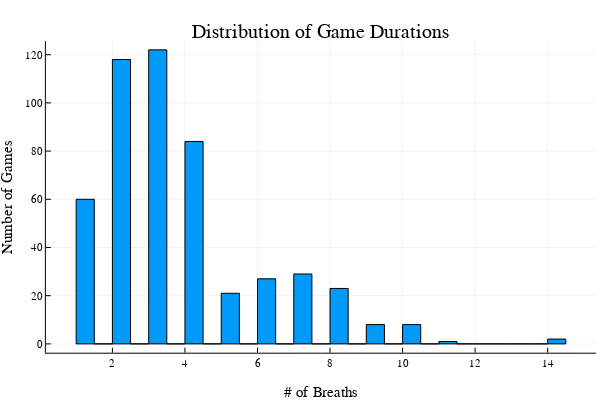

This figure's notebook cell:
### Markdown cell above
Let's check out the distribution of how many breaths each game is.

### Code cell
histogram(
    training_games[:,"duration"],
    title="Distribution of Game Durations",
    xlabel="# of Breaths",
    ylabel="Number of Games",
    legend=false
)

### Figure 1 — Plotly figure (JSON) as saved in the notebook; plotly's stock layout.template omitted (floating-point values rounded to 4 significant figures)
{"data": [{"fill": "tozeroy", "fillcolor": "rgba(0, 154, 250, 1.000)", "legendgroup": "y1", "line": {"color": "rgba(0, 0, 0, 1.000)", "dash": "solid", "width": 1}, "mode": "lines", "name": "y1", "showlegend": true, "type": "scatter", "x": [1, 1, 1.5, 1.5, 1, 1], "xaxis": "x1", "y": [60, 0, 0, 60, 60, 60], "yaxis": "y1"}, {"fill": "tozeroy", "fillcolor": "rgba(0, 154, 250, 1.000)", "legendgroup": "y1", "line": {"color": "rgba(0, 0, 0, 1.000)", "dash": "solid", "width": 1}, "mode": "lines", "name": "y1", "showlegend": false, "type": "scatter", "x": [1.5, 1.5, 2, 2, 1.5, 1.5], "xaxis": "x1", "y": [0, 0, 0, 0, 0, 0], "yaxis": "y1"}, {"fill": "tozeroy", "fillcolor": "rgba(0, 154, 250, 1.000)", "legendgroup": "y1", "line": {"color": "rgba(0, 0, 0, 1.000)", "dash": "solid", "width": 1}, "mode": "lines", "name": "y1", "showlegend": false, "type": "scatter", "x": [2, 2, 2.5, 2.5, 2, 2], "xaxis": "x1", "y": [118, 0, 0, 118, 118, 118], "yaxis": "y1"}, {"fill": "tozeroy", "fillcolor": "rgba(0, 154, 250, 1.000)", "legendgroup": "y1", "line": {"color": "rgba(0, 0, 0, 1.000)", "dash": "solid", "width": 1}, "mode": "lines", "name": "y1", "showlegend": false, "type": "scatter", "x": [2.5, 2.5, 3, 3, 2.5, 2.5], "xaxis": "x1", "y": [0, 0, 0, 0, 0, 0], "yaxis": "y1"}, {"fill": "tozeroy", "fillcolor": "rgba(0, 154, 250, 1.000)", "legendgroup": "y1", "line": {"color": "rgba(0, 0, 0, 1.000)", "dash": "solid", "width": 1}, "mode": "lines", "name": "y1", "showlegend": false, "type": "scatter", "x": [3, 3, 3.5, 3.5, 3, 3], "xaxis": "x1", "y": [122, 0, 0, 122, 122, 122], "yaxis": "y1"}, {"fill": "tozeroy", "fillcolor": "rgba(0, 154, 250, 1.000)", "legendgroup": "y1", "line": {"color": "rgba(0, 0, 0, 1.000)", "dash": "solid", "width": 1}, "mode": "lines", "name": "y1", "showlegend": false, "type": "scatter", "x": [3.5, 3.5, 4, 4, 3.5, 3.5], "xaxis": "x1", "y": [0, 0, 0, 0, 0, 0], "yaxis": "y1"}, {"fill": "tozeroy", "fillcolor": "rgba(0, 154, 250, 1.000)", "legendgroup": "y1", "line": {"color": "rgba(0, 0, 0, 1.000)", "dash": "solid", "width": 1}, "mode": "lines", "name": "y1", "showlegend": false, "type": "scatter", "x": [4, 4, 4.5, 4.5, 4, 4], "xaxis": "x1", "y": [84, 0, 0, 84, 84, 84], "yaxis": "y1"}, {"fill": "tozeroy", "fillcolor": "rgba(0, 154, 250, 1.000)", "legendgroup": "y1", "line": {"color": "rgba(0, 0, 0, 1.000)", "dash": "solid", "width": 1}, "mode": "lines", "name": "y1", "showlegend": false, "type": "scatter", "x": [4.5, 4.5, 5, 5, 4.5, 4.5], "xaxis": "x1", "y": [0, 0, 0, 0, 0, 0], "yaxis": "y1"}, {"fill": "tozeroy", "fillcolor": "rgba(0, 154, 250, 1.000)", "legendgroup": "y1", "line": {"color": "rgba(0, 0, 0, 1.000)", "dash": "solid", "width": 1}, "mode": "lines", "name": "y1", "showlegend": false, "type": "scatter", "x": [5, 5, 5.5, 5.5, 5, 5], "xaxis": "x1", "y": [21, 0, 0, 21, 21, 21], "yaxis": "y1"}, {"fill": "tozeroy", "fillcolor": "rgba(0, 154, 250, 1.000)", "legendgroup": "y1", "line": {"color": "rgba(0, 0, 0, 1.000)", "dash": "solid", "width": 1}, "mode": "lines", "name": "y1", "showlegend": false, "type": "scatter", "x": [5.5, 5.5, 6, 6, 5.5, 5.5], "xaxis": "x1", "y": [0, 0, 0, 0, 0, 0], "yaxis": "y1"}, {"fill": "tozeroy", "fillcolor": "rgba(0, 154, 250, 1.000)", "legendgroup": "y1", "line": {"color": "rgba(0, 0, 0, 1.000)", "dash": "solid", "width": 1}, "mode": "lines", "name": "y1", "showlegend": false, "type": "scatter", "x": [6, 6, 6.5, 6.5, 6, 6], "xaxis": "x1", "y": [27, 0, 0, 27, 27, 27], "yaxis": "y1"}, {"fill": "tozeroy", "fillcolor": "rgba(0, 154, 250, 1.000)", "legendgroup": "y1", "line": {"color": "rgba(0, 0, 0, 1.000)", "dash": "solid", "width": 1}, "mode": "lines", "name": "y1", "showlegend": false, "type": "scatter", "x": [6.5, 6.5, 7, 7, 6.5, 6.5], "xaxis": "x1", "y": [0, 0, 0, 0, 0, 0], "yaxis": "y1"}, {"fill": "tozeroy", "fillcolor": "rgba(0, 154, 250, 1.000)", "legendgroup": "y1", "line": {"color": "rgba(0, 0, 0, 1.000)", "dash": "solid", "width": 1}, "mode": "lines", "name": "y1", "showlegend": false, "type": "scatter", "x": [7, 7, 7.5, 7.5, 7, 7], "xaxis": "x1", "y": [29, 0, 0, 29, 29, 29], "yaxis": "y1"}, {"fill": "tozeroy", "fillcolor": "rgba(0, 154, 250, 1.000)", "legendgroup": "y1", "line": {"color": "rgba(0, 0, 0, 1.000)", "dash": "solid", "width": 1}, "mode": "lines", "name": "y1", "showlegend": false, "type": "scatter", "x": [7.5, 7.5, 8, 8, 7.5, 7.5], "xaxis": "x1", "y": [0, 0, 0, 0, 0, 0], "yaxis": "y1"}, {"fill": "tozeroy", "fillcolor": "rgba(0, 154, 250, 1.000)", "legendgroup": "y1", "line": {"color": "rgba(0, 0, 0, 1.000)", "dash": "solid", "width": 1}, "mode": "lines", "name": "y1", "showlegend": false, "type": "scatter", "x": [8, 8, 8.5, 8.5, 8, 8], "xaxis": "x1", "y": [23, 0, 0, 23, 23, 23], "yaxis": "y1"}, {"fill": "tozeroy", "fillcolor": "rgba(0, 154, 250, 1.000)", "legendgroup": "y1", "line": {"color": "rgba(0, 0, 0, 1.000)", "dash": "solid", "width": 1}, "mode": "lines", "name": "y1", "showlegend": false, "type": "scatter", "x": [8.5, 8.5, 9, 9, 8.5, 8.5], "xaxis": "x1", "y": [0, 0, 0, 0, 0, 0], "yaxis": "y1"}, {"fill": "tozeroy", "fillcolor": "rgba(0, 154, 250, 1.000)", "legendgroup": "y1", "line": {"color": "rgba(0, 0, 0, 1.000)", "dash": "solid", "width": 1}, "mode": "lines", "name": "y1", "showlegend": false, "type": "scatter", "x": [9, 9, 9.5, 9.5, 9, 9], "xaxis": "x1", "y": [8, 0, 0, 8, 8, 8], "yaxis": "y1"}, {"fill": "tozeroy", "fillcolor": "rgba(0, 154, 250, 1.000)", "legendgroup": "y1", "line": {"color": "rgba(0, 0, 0, 1.000)", "dash": "solid", "width": 1}, "mode": "lines", "name": "y1", "showlegend": false, "type": "scatter", "x": [9.5, 9.5, 10, 10, 9.5, 9.5], "xaxis": "x1", "y": [0, 0, 0, 0, 0, 0], "yaxis": "y1"}, {"fill": "tozeroy", "fillcolor": "rgba(0, 154, 250, 1.000)", "legendgroup": "y1", "line": {"color": "rgba(0, 0, 0, 1.000)", "dash": "solid", "width": 1}, "mode": "lines", "name": "y1", "showlegend": false, "type": "scatter", "x": [10, 10, 10.5, 10.5, 10, 10], "xaxis": "x1", "y": [8, 0, 0, 8, 8, 8], "yaxis": "y1"}, {"fill": "tozeroy", "fillcolor": "rgba(0, 154, 250, 1.000)", "legendgroup": "y1", "line": {"color": "rgba(0, 0, 0, 1.000)", "dash": "solid", "width": 1}, "mode": "lines", "name": "y1", "showlegend": false, "type": "scatter", "x": [10.5, 10.5, 11, 11, 10.5, 10.5], "xaxis": "x1", "y": [0, 0, 0, 0, 0, 0], "yaxis": "y1"}, {"fill": "tozeroy", "fillcolor": "rgba(0, 154, 250, 1.000)", "legendgroup": "y1", "line": {"color": "rgba(0, 0, 0, 1.000)", "dash": "solid", "width": 1}, "mode": "lines", "name": "y1", "showlegend": false, "type": "scatter", "x": [11, 11, 11.5, 11.5, 11, 11], "xaxis": "x1", "y": [1, 0, 0, 1, 1, 1], "yaxis": "y1"}, {"fill": "tozeroy", "fillcolor": "rgba(0, 154, 250, 1.000)", "legendgroup": "y1", "line": {"color": "rgba(0, 0, 0, 1.000)", "dash": "solid", "width": 1}, "mode": "lines", "name": "y1", "showlegend": false, "type": "scatter", "x": [11.5, 11.5, 12, 12, 11.5, 11.5], "xaxis": "x1", "y": [0, 0, 0, 0, 0, 0], "yaxis": "y1"}, {"fill": "tozeroy", "fillcolor": "rgba(0, 154, 250, 1.000)", "legendgroup": "y1", "line": {"color": "rgba(0, 0, 0, 1.000)", "dash": "solid", "width": 1}, "mode": "lines", "name": "y1", "showlegend": false, "type": "scatter", "x": [12, 12, 12.5, 12.5, 12, 12], "xaxis": "x1", "y": [0, 0, 0, 0, 0, 0], "yaxis": "y1"}, {"fill": "tozeroy", "fillcolor": "rgba(0, 154, 250, 1.000)", "legendgroup": "y1", "line": {"color": "rgba(0, 0, 0, 1.000)", "dash": "solid", "width": 1}, "mode": "lines", "name": "y1", "showlegend": false, "type": "scatter", "x": [12.5, 12.5, 13, 13, 12.5, 12.5], "xaxis": "x1", "y": [0, 0, 0, 0, 0, 0], "yaxis": "y1"}, {"fill": "tozeroy", "fillcolor": "rgba(0, 154, 250, 1.000)", "legendgroup": "y1", "line": {"color": "rgba(0, 0, 0, 1.000)", "dash": "solid", "width": 1}, "mode": "lines", "name": "y1", "showlegend": false, "type": "scatter", "x": [13, 13, 13.5, 13.5, 13, 13], "xaxis": "x1", "y": [0, 0, 0, 0, 0, 0], "yaxis": "y1"}, {"fill": "tozeroy", "fillcolor": "rgba(0, 154, 250, 1.000)", "legendgroup": "y1", "line": {"color": "rgba(0, 0, 0, 1.000)", "dash": "solid", "width": 1}, "mode": "lines", "name": "y1", "showlegend": false, "type": "scatter", "x": [13.5, 13.5, 14, 14, 13.5, 13.5], "xaxis": "x1", "y": [0, 0, 0, 0, 0, 0], "yaxis": "y1"}, {"fill": "tozeroy", "fillcolor": "rgba(0, 154, 250, 1.000)", "legendgroup": "y1", "line": {"color": "rgba(0, 0, 0, 1.000)", "dash": "solid", "width": 1}, "mode": "lines", "name": "y1", "showlegend": false, "type": "scatter", "x": [14, 14, 14.5, 14.5, 14, 14], "xaxis": "x1", "y": [2, 0, 0, 2, 2, 2], "yaxis": "y1"}, {"colorbar": {"title": ""}, "legendgroup": "y1", "marker": {"color": "rgba(0, 154, 250, 0.000)", "line": {"color": "rgba(0, 0, 0, 0.000)", "width": 1}, "size": 0, "symbol": "circle"}, "mode": "markers", "name": "y1", "showlegend": false, "type": "scatter", "x": [1.25, 1.75, 2.25, 2.75, 3.25, 3.75, 4.25, 4.75, 5.25, 5.75, 6.25, 6.75, 7.25, 7.75, 8.25, 8.75, 9.25, 9.75, 10.25, 10.75, 11.25, 11.75, 12.25, 12.75, 13.25, 13.75, 14.25], "xaxis": "x", "y": [60, 0, 118, 0, 122, 0, 84, 0, 21, 0, 27, 0, 29, 0, 23, 0, 8, 0, 8, 0, 1, 0, 0, 0, 0, 0, 2], "yaxis": "y", "zmax": null, "zmin": null}], "layout": {"annotations": [{"font": {"color": "rgba(0, 0, 0, 1.000)", "family": "sans-serif", "size": 20}, "rotation": 0, "showarrow": false, "text": "Distribution of Game Durations", "x": 0.535, "xanchor": "center", "xref": "paper", "y": 1, "yanchor": "top", "yref": "paper"}], "height": 400, "margin": {"b": 20, "l": 0, "r": 0, "t": 20}, "paper_bgcolor": "rgba(255, 255, 255, 1.000)", "plot_bgcolor": "rgba(255, 255, 255, 1.000)", "showlegend": false, "width": 600, "xaxis": {"anchor": "y", "domain": [0.07647, 0.9934], "gridcolor": "rgba(0, 0, 0, 0.100)", "gridwidth": 0.5, "linecolor": "rgba(0, 0, 0, 1.000)", "mirror": false, "range": [0.1657, 15.33], "showgrid": true, "showline": true, "showticklabels": true, "tickangle": 0, "tickcolor": "rgb(0, 0, 0)", "tickfont": {"color": "rgba(0, 0, 0, 1.000)", "family": "sans-serif", "size": 11}, "tickmode": "array", "ticks": "inside", "ticktext": ["2", "4", "6", "8", "10", "12", "14"], "tickvals": [2, 4, 6, 8, 10, 12, 14], "title": "# of Breaths", "titlefont": {"color": "rgba(0, 0, 0, 1.000)", "family": "sans-serif", "size": 15}, "type": "-", "visible": true, "zeroline": false, "zerolinecolor": "rgba(0, 0, 0, 1.000)"}, "yaxis": {"anchor": "x", "domain": [0.07581, 0.9415], "gridcolor": "rgba(0, 0, 0, 0.100)", "gridwidth": 0.5, "linecolor": "rgba(0, 0, 0, 1.000)", "mirror": false, "range": [-3.66, 125.7], "showgrid": true, "showline": true, "showticklabels": true, "tickangle": 0, "tickcolor": "rgb(0, 0, 0)", "tickfont": {"color": "rgba(0, 0, 0, 1.000)", "family": "sans-serif", "size": 11}, "tickmode": "array", "ticks": "inside", "ticktext": ["0", "20", "40", "60", "80", "100", "120"], "tickvals": [0, 20, 40, 60, 80, 100, 120], "title": "Number of Games", "titlefont": {"color": "rgba(0, 0, 0, 1.000)", "family": "sans-serif", "size": 15}, "type": "-", "visible": true, "zeroline": false, "zerolinecolor": "rgba(0, 0, 0, 1.000)"}}}
